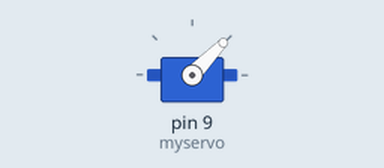
The sketch below on a simulated Arduino Uno, built with avr-gcc and run on an emulated ATmega328P. Shown: servo.

Above: at 4.5 s.
Timing chart, 0 to 6.0 s (numbered marks = the images above):
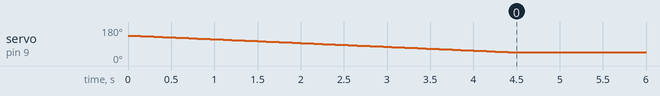

The sketch:

turner.ino
```cpp
#include <Servo.h>

Servo myservo;  // create servo object to control a servo

unsigned long delayTime = 7200000; // 2 hour delay
// unsigned long delayTime = 1000 * 5; // 3 second delay

int pos = 0;    // variable to store the servo position

int servoMin = 45;
int servoMax = 135;

void setup() {
  myservo.attach(9);  // attaches the servo on pin 9 to the servo object
}

void moveSlowly(int from, int to, Servo &servo) { // Pass by reference
  int increment = (from < to) ? 1 : -1; // Determine increment direction
  for (int current = from; current != to; current += increment) {
    servo.write(current);
    delay(50);
  }
}

void loop() {
  moveSlowly(servoMax, servoMin, myservo);
  delay(delayTime); // wait delayTime
  moveSlowly(servoMin, servoMax, myservo);
  delay(delayTime); // wait delayTime
}
```

Measured:
- by itself, servo on pin 9 (myservo): moves from 135° to 46° over 4.4 s
